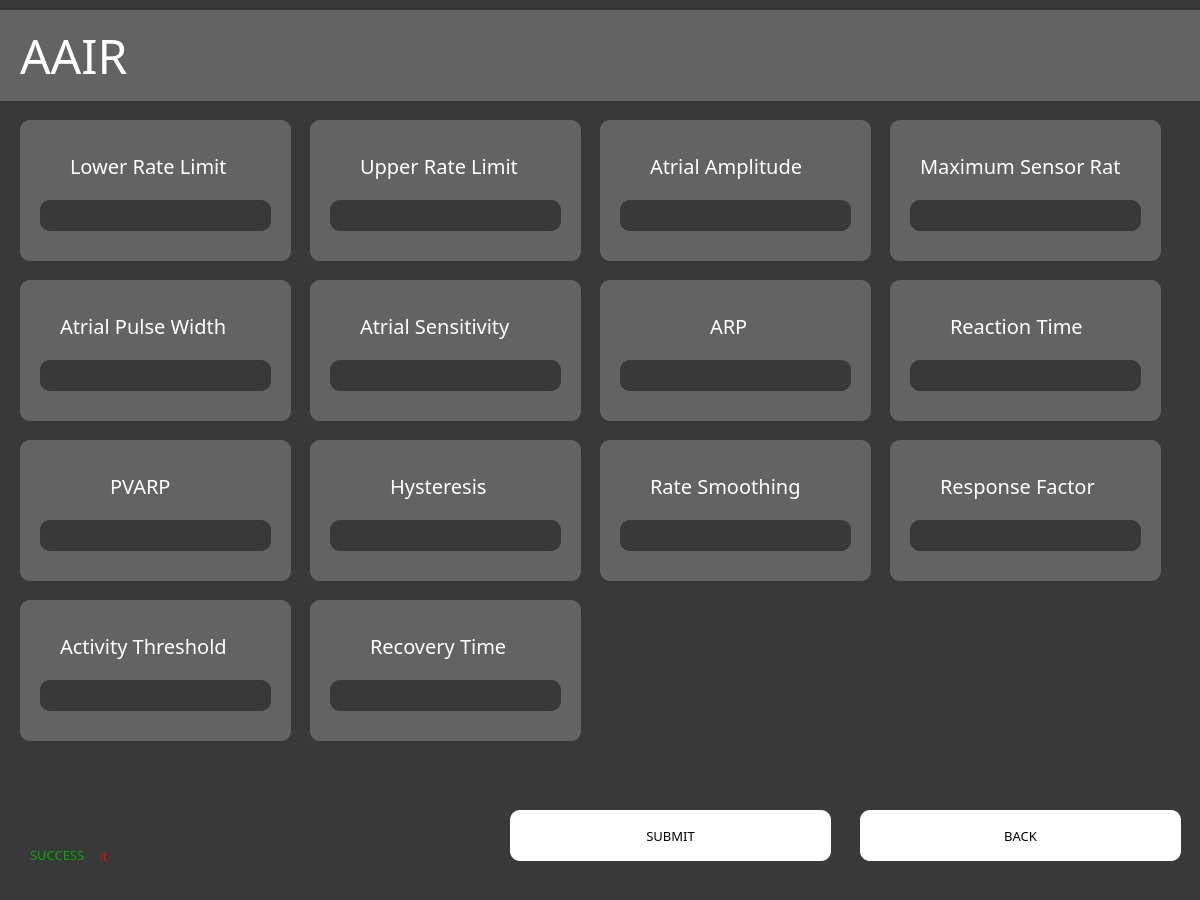
<?xml version="1.0" encoding="UTF-8"?>
<ui version="4.0">
 <class>Dialog</class>
 <widget class="QDialog" name="Dialog">
  <property name="geometry">
   <rect>
    <x>0</x>
    <y>0</y>
    <width>1200</width>
    <height>900</height>
   </rect>
  </property>
  <property name="minimumSize">
   <size>
    <width>900</width>
    <height>900</height>
   </size>
  </property>
  <property name="maximumSize">
   <size>
    <width>1200</width>
    <height>900</height>
   </size>
  </property>
  <property name="windowTitle">
   <string>Dialog</string>
  </property>
  <property name="styleSheet">
   <string notr="true">background-color: rgb(57, 57, 57);</string>
  </property>
  <widget class="QLabel" name="label_2">
   <property name="geometry">
    <rect>
     <x>70</x>
     <y>150</y>
     <width>181</width>
     <height>31</height>
    </rect>
   </property>
   <property name="font">
    <font>
     <family>Franklin Gothic Book</family>
     <pointsize>15</pointsize>
    </font>
   </property>
   <property name="styleSheet">
    <string notr="true">color: rgb(255, 255, 255);
font-size: 15pt;
background-color: none;
</string>
   </property>
   <property name="text">
    <string>Lower Rate Limit</string>
   </property>
  </widget>
  <widget class="QGraphicsView" name="graphicsView_2">
   <property name="geometry">
    <rect>
     <x>0</x>
     <y>10</y>
     <width>1231</width>
     <height>91</height>
    </rect>
   </property>
   <property name="styleSheet">
    <string notr="true">background-color: rgb(99, 99, 99);
border: none;
</string>
   </property>
  </widget>
  <widget class="QLabel" name="label_4">
   <property name="geometry">
    <rect>
     <x>60</x>
     <y>310</y>
     <width>191</width>
     <height>31</height>
    </rect>
   </property>
   <property name="font">
    <font>
     <family>Franklin Gothic Book</family>
     <pointsize>15</pointsize>
    </font>
   </property>
   <property name="styleSheet">
    <string notr="true">color: rgb(255, 255, 255);
font-size: 15pt;
background-color: none;
</string>
   </property>
   <property name="text">
    <string>Atrial Pulse Width</string>
   </property>
  </widget>
  <widget class="QLabel" name="label_3">
   <property name="geometry">
    <rect>
     <x>360</x>
     <y>150</y>
     <width>181</width>
     <height>31</height>
    </rect>
   </property>
   <property name="font">
    <font>
     <family>Franklin Gothic Book</family>
     <pointsize>15</pointsize>
    </font>
   </property>
   <property name="styleSheet">
    <string notr="true">color: rgb(255, 255, 255);
font-size: 15pt;
background-color: none;
</string>
   </property>
   <property name="text">
    <string>Upper Rate Limit</string>
   </property>
  </widget>
  <widget class="QLabel" name="label_5">
   <property name="geometry">
    <rect>
     <x>650</x>
     <y>150</y>
     <width>171</width>
     <height>31</height>
    </rect>
   </property>
   <property name="font">
    <font>
     <family>Franklin Gothic Book</family>
     <pointsize>15</pointsize>
    </font>
   </property>
   <property name="styleSheet">
    <string notr="true">color: rgb(255, 255, 255);
font-size: 15pt;
background-color: none;
</string>
   </property>
   <property name="text">
    <string>Atrial Amplitude</string>
   </property>
  </widget>
  <widget class="QGraphicsView" name="graphicsView_7">
   <property name="geometry">
    <rect>
     <x>600</x>
     <y>120</y>
     <width>271</width>
     <height>141</height>
    </rect>
   </property>
   <property name="styleSheet">
    <string notr="true">background-color: rgb(99, 99, 99);
border-radius: 10;</string>
   </property>
  </widget>
  <widget class="QGraphicsView" name="graphicsView_4">
   <property name="geometry">
    <rect>
     <x>20</x>
     <y>120</y>
     <width>271</width>
     <height>141</height>
    </rect>
   </property>
   <property name="styleSheet">
    <string notr="true">background-color: rgb(99, 99, 99);
border-radius: 10;</string>
   </property>
  </widget>
  <widget class="QGraphicsView" name="graphicsView_5">
   <property name="geometry">
    <rect>
     <x>310</x>
     <y>120</y>
     <width>271</width>
     <height>141</height>
    </rect>
   </property>
   <property name="styleSheet">
    <string notr="true">background-color: rgb(99, 99, 99);
border-radius: 10;</string>
   </property>
  </widget>
  <widget class="QLineEdit" name="AAIRAA">
   <property name="geometry">
    <rect>
     <x>620</x>
     <y>200</y>
     <width>231</width>
     <height>31</height>
    </rect>
   </property>
   <property name="styleSheet">
    <string notr="true">font-size: 12pt;
color: rgb(255, 255, 255);
border-radius: 10;
background-color: rgb(57, 57, 57)</string>
   </property>
   <property name="text">
    <string/>
   </property>
  </widget>
  <widget class="QPushButton" name="backbutton">
   <property name="geometry">
    <rect>
     <x>860</x>
     <y>810</y>
     <width>321</width>
     <height>51</height>
    </rect>
   </property>
   <property name="font">
    <font>
     <family>Franklin Gothic Book</family>
     <pointsize>10</pointsize>
    </font>
   </property>
   <property name="styleSheet">
    <string notr="true">background-color: rgb(255, 255, 255);
border-radius: 10;</string>
   </property>
   <property name="text">
    <string>BACK</string>
   </property>
  </widget>
  <widget class="QGraphicsView" name="graphicsView_6">
   <property name="geometry">
    <rect>
     <x>20</x>
     <y>280</y>
     <width>271</width>
     <height>141</height>
    </rect>
   </property>
   <property name="styleSheet">
    <string notr="true">background-color: rgb(99, 99, 99);
border-radius: 10;</string>
   </property>
  </widget>
  <widget class="QLineEdit" name="AAIRPW">
   <property name="geometry">
    <rect>
     <x>40</x>
     <y>360</y>
     <width>231</width>
     <height>31</height>
    </rect>
   </property>
   <property name="styleSheet">
    <string notr="true">font-size: 12pt;
color: rgb(255, 255, 255);
border-radius: 10;
background-color: rgb(57, 57, 57)</string>
   </property>
   <property name="text">
    <string/>
   </property>
  </widget>
  <widget class="QLineEdit" name="AAIRLRL">
   <property name="geometry">
    <rect>
     <x>40</x>
     <y>200</y>
     <width>231</width>
     <height>31</height>
    </rect>
   </property>
   <property name="styleSheet">
    <string notr="true">font-size: 12pt;
color: rgb(255, 255, 255);
border-radius: 10;
background-color: rgb(57, 57, 57)</string>
   </property>
   <property name="text">
    <string/>
   </property>
  </widget>
  <widget class="QLabel" name="label">
   <property name="geometry">
    <rect>
     <x>20</x>
     <y>0</y>
     <width>501</width>
     <height>111</height>
    </rect>
   </property>
   <property name="font">
    <font>
     <family>Franklin Gothic Book</family>
     <pointsize>36</pointsize>
    </font>
   </property>
   <property name="layoutDirection">
    <enum>Qt::LeftToRight</enum>
   </property>
   <property name="styleSheet">
    <string notr="true">color: rgb(255, 255, 255);
background-color: none;</string>
   </property>
   <property name="text">
    <string>AAIR</string>
   </property>
  </widget>
  <widget class="QLineEdit" name="AAIRURL">
   <property name="geometry">
    <rect>
     <x>330</x>
     <y>200</y>
     <width>231</width>
     <height>31</height>
    </rect>
   </property>
   <property name="styleSheet">
    <string notr="true">font-size: 12pt;
color: rgb(255, 255, 255);
border-radius: 10;
background-color: rgb(57, 57, 57)</string>
   </property>
   <property name="text">
    <string/>
   </property>
  </widget>
  <widget class="QLineEdit" name="AAIRAS">
   <property name="geometry">
    <rect>
     <x>330</x>
     <y>360</y>
     <width>231</width>
     <height>31</height>
    </rect>
   </property>
   <property name="styleSheet">
    <string notr="true">font-size: 12pt;
color: rgb(255, 255, 255);
border-radius: 10;
background-color: rgb(57, 57, 57)</string>
   </property>
   <property name="text">
    <string/>
   </property>
  </widget>
  <widget class="QLabel" name="label_6">
   <property name="geometry">
    <rect>
     <x>360</x>
     <y>310</y>
     <width>171</width>
     <height>31</height>
    </rect>
   </property>
   <property name="font">
    <font>
     <family>Franklin Gothic Book</family>
     <pointsize>15</pointsize>
    </font>
   </property>
   <property name="styleSheet">
    <string notr="true">color: rgb(255, 255, 255);
font-size: 15pt;
background-color: none;
</string>
   </property>
   <property name="text">
    <string>Atrial Sensitivity</string>
   </property>
  </widget>
  <widget class="QGraphicsView" name="graphicsView_8">
   <property name="geometry">
    <rect>
     <x>310</x>
     <y>280</y>
     <width>271</width>
     <height>141</height>
    </rect>
   </property>
   <property name="styleSheet">
    <string notr="true">background-color: rgb(99, 99, 99);
border-radius: 10;</string>
   </property>
  </widget>
  <widget class="QLineEdit" name="AAIRARP">
   <property name="geometry">
    <rect>
     <x>620</x>
     <y>360</y>
     <width>231</width>
     <height>31</height>
    </rect>
   </property>
   <property name="styleSheet">
    <string notr="true">font-size: 12pt;
color: rgb(255, 255, 255);
border-radius: 10;
background-color: rgb(57, 57, 57)</string>
   </property>
   <property name="text">
    <string/>
   </property>
  </widget>
  <widget class="QLabel" name="label_7">
   <property name="geometry">
    <rect>
     <x>710</x>
     <y>310</y>
     <width>51</width>
     <height>31</height>
    </rect>
   </property>
   <property name="font">
    <font>
     <family>Franklin Gothic Book</family>
     <pointsize>15</pointsize>
    </font>
   </property>
   <property name="styleSheet">
    <string notr="true">color: rgb(255, 255, 255);
font-size: 15pt;
background-color: none;
</string>
   </property>
   <property name="text">
    <string>ARP</string>
   </property>
  </widget>
  <widget class="QGraphicsView" name="graphicsView_9">
   <property name="geometry">
    <rect>
     <x>600</x>
     <y>280</y>
     <width>271</width>
     <height>141</height>
    </rect>
   </property>
   <property name="styleSheet">
    <string notr="true">background-color: rgb(99, 99, 99);
border-radius: 10;</string>
   </property>
  </widget>
  <widget class="QLineEdit" name="AAIRPVARP">
   <property name="geometry">
    <rect>
     <x>40</x>
     <y>520</y>
     <width>231</width>
     <height>31</height>
    </rect>
   </property>
   <property name="styleSheet">
    <string notr="true">font-size: 12pt;
color: rgb(255, 255, 255);
border-radius: 10;
background-color: rgb(57, 57, 57)</string>
   </property>
   <property name="text">
    <string/>
   </property>
  </widget>
  <widget class="QLabel" name="label_8">
   <property name="geometry">
    <rect>
     <x>110</x>
     <y>470</y>
     <width>71</width>
     <height>31</height>
    </rect>
   </property>
   <property name="font">
    <font>
     <family>Franklin Gothic Book</family>
     <pointsize>15</pointsize>
    </font>
   </property>
   <property name="styleSheet">
    <string notr="true">color: rgb(255, 255, 255);
font-size: 15pt;
background-color: none;
</string>
   </property>
   <property name="text">
    <string>PVARP</string>
   </property>
  </widget>
  <widget class="QGraphicsView" name="graphicsView_10">
   <property name="geometry">
    <rect>
     <x>20</x>
     <y>440</y>
     <width>271</width>
     <height>141</height>
    </rect>
   </property>
   <property name="styleSheet">
    <string notr="true">background-color: rgb(99, 99, 99);
border-radius: 10;</string>
   </property>
  </widget>
  <widget class="QLineEdit" name="AAIRHY">
   <property name="geometry">
    <rect>
     <x>330</x>
     <y>520</y>
     <width>231</width>
     <height>31</height>
    </rect>
   </property>
   <property name="styleSheet">
    <string notr="true">font-size: 12pt;
color: rgb(255, 255, 255);
border-radius: 10;
background-color: rgb(57, 57, 57)</string>
   </property>
   <property name="text">
    <string/>
   </property>
  </widget>
  <widget class="QLabel" name="label_9">
   <property name="geometry">
    <rect>
     <x>390</x>
     <y>470</y>
     <width>111</width>
     <height>31</height>
    </rect>
   </property>
   <property name="font">
    <font>
     <family>Franklin Gothic Book</family>
     <pointsize>15</pointsize>
    </font>
   </property>
   <property name="styleSheet">
    <string notr="true">color: rgb(255, 255, 255);
font-size: 15pt;
background-color: none;
</string>
   </property>
   <property name="text">
    <string>Hysteresis</string>
   </property>
  </widget>
  <widget class="QGraphicsView" name="graphicsView_11">
   <property name="geometry">
    <rect>
     <x>310</x>
     <y>440</y>
     <width>271</width>
     <height>141</height>
    </rect>
   </property>
   <property name="styleSheet">
    <string notr="true">background-color: rgb(99, 99, 99);
border-radius: 10;</string>
   </property>
  </widget>
  <widget class="QLineEdit" name="AAIRRS">
   <property name="geometry">
    <rect>
     <x>620</x>
     <y>520</y>
     <width>231</width>
     <height>31</height>
    </rect>
   </property>
   <property name="styleSheet">
    <string notr="true">font-size: 12pt;
color: rgb(255, 255, 255);
border-radius: 10;
background-color: rgb(57, 57, 57)</string>
   </property>
   <property name="text">
    <string/>
   </property>
  </widget>
  <widget class="QLabel" name="label_10">
   <property name="geometry">
    <rect>
     <x>650</x>
     <y>470</y>
     <width>171</width>
     <height>31</height>
    </rect>
   </property>
   <property name="font">
    <font>
     <family>Franklin Gothic Book</family>
     <pointsize>15</pointsize>
    </font>
   </property>
   <property name="styleSheet">
    <string notr="true">color: rgb(255, 255, 255);
font-size: 15pt;
background-color: none;
</string>
   </property>
   <property name="text">
    <string>Rate Smoothing</string>
   </property>
  </widget>
  <widget class="QGraphicsView" name="graphicsView_12">
   <property name="geometry">
    <rect>
     <x>600</x>
     <y>440</y>
     <width>271</width>
     <height>141</height>
    </rect>
   </property>
   <property name="styleSheet">
    <string notr="true">background-color: rgb(99, 99, 99);
border-radius: 10;</string>
   </property>
  </widget>
  <widget class="QLabel" name="INVALID">
   <property name="geometry">
    <rect>
     <x>30</x>
     <y>840</y>
     <width>101</width>
     <height>31</height>
    </rect>
   </property>
   <property name="font">
    <font>
     <family>Franklin Gothic Book</family>
     <pointsize>10</pointsize>
    </font>
   </property>
   <property name="styleSheet">
    <string notr="true">color:rgb(255, 0, 0)</string>
   </property>
   <property name="text">
    <string>Invalid Input</string>
   </property>
  </widget>
  <widget class="QPushButton" name="AAIRsubmitbutton">
   <property name="geometry">
    <rect>
     <x>510</x>
     <y>810</y>
     <width>321</width>
     <height>51</height>
    </rect>
   </property>
   <property name="font">
    <font>
     <family>Franklin Gothic Book</family>
     <pointsize>10</pointsize>
    </font>
   </property>
   <property name="styleSheet">
    <string notr="true">background-color: rgb(255, 255, 255);
border-radius: 10;</string>
   </property>
   <property name="text">
    <string>SUBMIT</string>
   </property>
  </widget>
  <widget class="QLabel" name="SUCCESS">
   <property name="geometry">
    <rect>
     <x>30</x>
     <y>840</y>
     <width>71</width>
     <height>31</height>
    </rect>
   </property>
   <property name="font">
    <font>
     <family>Franklin Gothic Book</family>
     <pointsize>10</pointsize>
    </font>
   </property>
   <property name="styleSheet">
    <string notr="true">color:rgb(255, 0, 0)</string>
   </property>
   <property name="text">
    <string>&lt;html&gt;&lt;head/&gt;&lt;body&gt;&lt;p&gt;&lt;span style=&quot; color:#00aa00;&quot;&gt;SUCCESS&lt;/span&gt;&lt;/p&gt;&lt;/body&gt;&lt;/html&gt;</string>
   </property>
  </widget>
  <widget class="QGraphicsView" name="graphicsView_13">
   <property name="geometry">
    <rect>
     <x>890</x>
     <y>120</y>
     <width>271</width>
     <height>141</height>
    </rect>
   </property>
   <property name="styleSheet">
    <string notr="true">background-color: rgb(99, 99, 99);
border-radius: 10;</string>
   </property>
  </widget>
  <widget class="QLineEdit" name="AAIRMSR">
   <property name="geometry">
    <rect>
     <x>910</x>
     <y>200</y>
     <width>231</width>
     <height>31</height>
    </rect>
   </property>
   <property name="styleSheet">
    <string notr="true">font-size: 12pt;
color: rgb(255, 255, 255);
border-radius: 10;
background-color: rgb(57, 57, 57)</string>
   </property>
   <property name="text">
    <string/>
   </property>
  </widget>
  <widget class="QLabel" name="label_11">
   <property name="geometry">
    <rect>
     <x>920</x>
     <y>150</y>
     <width>201</width>
     <height>31</height>
    </rect>
   </property>
   <property name="font">
    <font>
     <family>Franklin Gothic Book</family>
     <pointsize>15</pointsize>
    </font>
   </property>
   <property name="styleSheet">
    <string notr="true">color: rgb(255, 255, 255);
font-size: 15pt;
background-color: none;
</string>
   </property>
   <property name="text">
    <string>Maximum Sensor Rate</string>
   </property>
  </widget>
  <widget class="QGraphicsView" name="graphicsView_14">
   <property name="geometry">
    <rect>
     <x>310</x>
     <y>600</y>
     <width>271</width>
     <height>141</height>
    </rect>
   </property>
   <property name="styleSheet">
    <string notr="true">background-color: rgb(99, 99, 99);
border-radius: 10;</string>
   </property>
  </widget>
  <widget class="QLabel" name="label_12">
   <property name="geometry">
    <rect>
     <x>950</x>
     <y>300</y>
     <width>161</width>
     <height>51</height>
    </rect>
   </property>
   <property name="font">
    <font>
     <family>Franklin Gothic Book</family>
     <pointsize>15</pointsize>
    </font>
   </property>
   <property name="styleSheet">
    <string notr="true">color: rgb(255, 255, 255);
font-size: 15pt;
background-color: none;
text-align: center;
</string>
   </property>
   <property name="text">
    <string>Reaction Time</string>
   </property>
  </widget>
  <widget class="QLabel" name="label_13">
   <property name="geometry">
    <rect>
     <x>940</x>
     <y>460</y>
     <width>181</width>
     <height>51</height>
    </rect>
   </property>
   <property name="font">
    <font>
     <family>Franklin Gothic Book</family>
     <pointsize>15</pointsize>
    </font>
   </property>
   <property name="styleSheet">
    <string notr="true">color: rgb(255, 255, 255);
font-size: 15pt;
background-color: none;
text-align: center;
</string>
   </property>
   <property name="text">
    <string>Response Factor</string>
   </property>
  </widget>
  <widget class="QLineEdit" name="RecovTimeAAIR">
   <property name="geometry">
    <rect>
     <x>330</x>
     <y>680</y>
     <width>231</width>
     <height>31</height>
    </rect>
   </property>
   <property name="styleSheet">
    <string notr="true">font-size: 12pt;
color: rgb(255, 255, 255);
border-radius: 10;
background-color: rgb(57, 57, 57)</string>
   </property>
   <property name="text">
    <string/>
   </property>
  </widget>
  <widget class="QGraphicsView" name="graphicsView_15">
   <property name="geometry">
    <rect>
     <x>890</x>
     <y>440</y>
     <width>271</width>
     <height>141</height>
    </rect>
   </property>
   <property name="styleSheet">
    <string notr="true">background-color: rgb(99, 99, 99);
border-radius: 10;</string>
   </property>
  </widget>
  <widget class="QLabel" name="label_14">
   <property name="geometry">
    <rect>
     <x>370</x>
     <y>620</y>
     <width>161</width>
     <height>51</height>
    </rect>
   </property>
   <property name="font">
    <font>
     <family>Franklin Gothic Book</family>
     <pointsize>15</pointsize>
    </font>
   </property>
   <property name="styleSheet">
    <string notr="true">color: rgb(255, 255, 255);
font-size: 15pt;
background-color: none;
text-align: center;
</string>
   </property>
   <property name="text">
    <string>Recovery Time</string>
   </property>
  </widget>
  <widget class="QGraphicsView" name="graphicsView_16">
   <property name="geometry">
    <rect>
     <x>890</x>
     <y>280</y>
     <width>271</width>
     <height>141</height>
    </rect>
   </property>
   <property name="styleSheet">
    <string notr="true">background-color: rgb(99, 99, 99);
border-radius: 10;</string>
   </property>
  </widget>
  <widget class="QLineEdit" name="RespFactAAIR">
   <property name="geometry">
    <rect>
     <x>910</x>
     <y>520</y>
     <width>231</width>
     <height>31</height>
    </rect>
   </property>
   <property name="styleSheet">
    <string notr="true">font-size: 12pt;
color: rgb(255, 255, 255);
border-radius: 10;
background-color: rgb(57, 57, 57)</string>
   </property>
   <property name="text">
    <string/>
   </property>
  </widget>
  <widget class="QLineEdit" name="ReactTimeAAIR">
   <property name="geometry">
    <rect>
     <x>910</x>
     <y>360</y>
     <width>231</width>
     <height>31</height>
    </rect>
   </property>
   <property name="styleSheet">
    <string notr="true">font-size: 12pt;
color: rgb(255, 255, 255);
border-radius: 10;
background-color: rgb(57, 57, 57)</string>
   </property>
   <property name="text">
    <string/>
   </property>
  </widget>
  <widget class="QGraphicsView" name="graphicsView_17">
   <property name="geometry">
    <rect>
     <x>20</x>
     <y>600</y>
     <width>271</width>
     <height>141</height>
    </rect>
   </property>
   <property name="styleSheet">
    <string notr="true">background-color: rgb(99, 99, 99);
border-radius: 10;</string>
   </property>
  </widget>
  <widget class="QLineEdit" name="ACTIVEAAIR">
   <property name="geometry">
    <rect>
     <x>40</x>
     <y>680</y>
     <width>231</width>
     <height>31</height>
    </rect>
   </property>
   <property name="styleSheet">
    <string notr="true">font-size: 12pt;
color: rgb(255, 255, 255);
border-radius: 10;
background-color: rgb(57, 57, 57)</string>
   </property>
   <property name="text">
    <string/>
   </property>
  </widget>
  <widget class="QLabel" name="label_15">
   <property name="geometry">
    <rect>
     <x>60</x>
     <y>620</y>
     <width>191</width>
     <height>51</height>
    </rect>
   </property>
   <property name="font">
    <font>
     <family>Franklin Gothic Book</family>
     <pointsize>15</pointsize>
    </font>
   </property>
   <property name="styleSheet">
    <string notr="true">color: rgb(255, 255, 255);
font-size: 15pt;
background-color: none;
text-align: center;
</string>
   </property>
   <property name="text">
    <string>Activity Threshold</string>
   </property>
  </widget>
  <zorder>graphicsView_15</zorder>
  <zorder>graphicsView_16</zorder>
  <zorder>graphicsView_12</zorder>
  <zorder>graphicsView_11</zorder>
  <zorder>graphicsView_10</zorder>
  <zorder>graphicsView_9</zorder>
  <zorder>graphicsView_8</zorder>
  <zorder>graphicsView_6</zorder>
  <zorder>graphicsView_7</zorder>
  <zorder>graphicsView_5</zorder>
  <zorder>graphicsView_4</zorder>
  <zorder>label_2</zorder>
  <zorder>graphicsView_2</zorder>
  <zorder>label_4</zorder>
  <zorder>label_3</zorder>
  <zorder>label_5</zorder>
  <zorder>AAIRAA</zorder>
  <zorder>backbutton</zorder>
  <zorder>AAIRPW</zorder>
  <zorder>AAIRLRL</zorder>
  <zorder>label</zorder>
  <zorder>AAIRURL</zorder>
  <zorder>AAIRAS</zorder>
  <zorder>label_6</zorder>
  <zorder>AAIRARP</zorder>
  <zorder>label_7</zorder>
  <zorder>AAIRPVARP</zorder>
  <zorder>label_8</zorder>
  <zorder>AAIRHY</zorder>
  <zorder>label_9</zorder>
  <zorder>AAIRRS</zorder>
  <zorder>label_10</zorder>
  <zorder>INVALID</zorder>
  <zorder>AAIRsubmitbutton</zorder>
  <zorder>SUCCESS</zorder>
  <zorder>graphicsView_13</zorder>
  <zorder>AAIRMSR</zorder>
  <zorder>label_11</zorder>
  <zorder>graphicsView_14</zorder>
  <zorder>label_12</zorder>
  <zorder>label_13</zorder>
  <zorder>RecovTimeAAIR</zorder>
  <zorder>label_14</zorder>
  <zorder>RespFactAAIR</zorder>
  <zorder>ReactTimeAAIR</zorder>
  <zorder>graphicsView_17</zorder>
  <zorder>ACTIVEAAIR</zorder>
  <zorder>label_15</zorder>
 </widget>
 <resources/>
 <connections/>
</ui>
